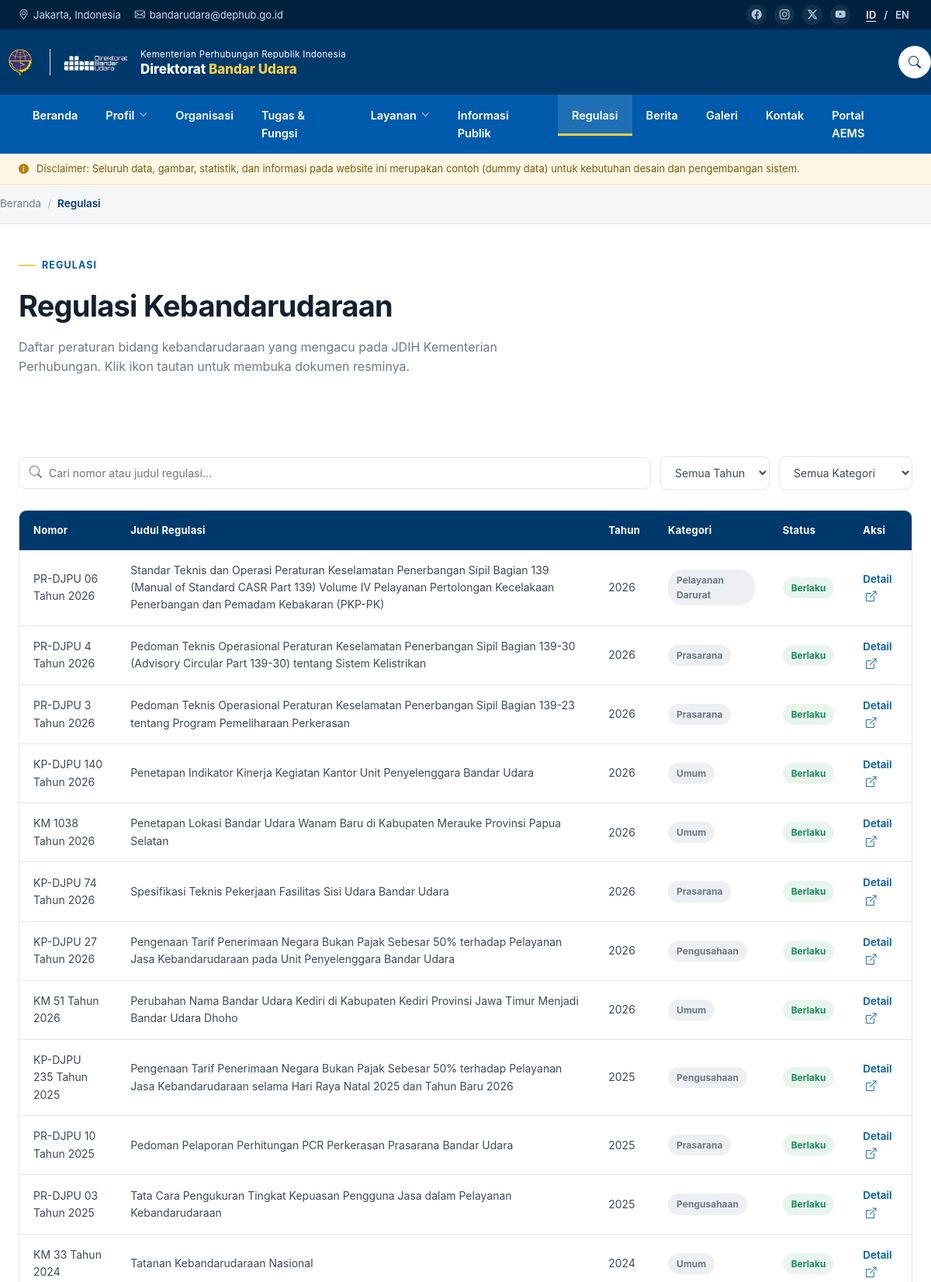
Screenshot of /frontend/pages/regulasi.php (upper part) with the database file from the repository.
### tables this page shows
CREATE TABLE `menu_items` (
  `id` INT UNSIGNED AUTO_INCREMENT PRIMARY KEY,
  `location` ENUM('navbar','footer_quick','footer_service','social') NOT NULL DEFAULT 'navbar',
  `parent_id` INT UNSIGNED NULL,
  `label` VARCHAR(120) NOT NULL,
  `url` VARCHAR(255) NOT NULL DEFAULT '#',
  `icon` VARCHAR(80) NULL,
  `match_pages` VARCHAR(255) NULL,
  `is_external` TINYINT(1) NOT NULL DEFAULT 0,
  `sort` INT NOT NULL DEFAULT 0,
  `is_active` TINYINT(1) NOT NULL DEFAULT 1,
  KEY `idx_menu_loc` (`location`,`parent_id`,`sort`)
);

CREATE TABLE `page_meta` (
  `id` INT UNSIGNED AUTO_INCREMENT PRIMARY KEY,
  `page_key` VARCHAR(60) NOT NULL UNIQUE,
  `page_label` VARCHAR(120) NOT NULL,
  `meta_title` VARCHAR(200) NULL,
  `meta_description` VARCHAR(255) NULL,
  `eyebrow` VARCHAR(160) NULL,
  `heading` VARCHAR(200) NULL,
  `subtitle` TEXT NULL,
  `breadcrumb` VARCHAR(120) NULL
);

CREATE TABLE `regulations` (
  `id` INT UNSIGNED AUTO_INCREMENT PRIMARY KEY,
  `slug` VARCHAR(180) NOT NULL UNIQUE,
  `number` VARCHAR(120) NOT NULL,
  `title` VARCHAR(255) NOT NULL,
  `year` SMALLINT NOT NULL,
  `category` VARCHAR(40) NOT NULL DEFAULT 'umum',
  `status` ENUM('berlaku','dicabut') NOT NULL DEFAULT 'berlaku',
  `about` TEXT NULL,
  `date_set` DATE NULL,
  `date_published` DATE NULL,
  `file` VARCHAR(255) NULL,
  `source_url` VARCHAR(500) NULL,
  `sort` INT NOT NULL DEFAULT 0,
  `is_active` TINYINT(1) NOT NULL DEFAULT 1,
  KEY `idx_reg` (`year`,`category`,`status`)
);

### frontend/bootstrap.php (called while the page is built, shortened)
<?php
require_once dirname(__DIR__) . '/shared/functions.php';
function url(string $path = ''): string
{
    $path = ltrim($path, '/');
    return FRONTEND_URL . '/' . $path;
}
function page_start(string $key, array $options = []): array
{
    $meta = page_meta($key);
    $ctx  = [
        'key'         => $key,
        'file'        => basename($_SERVER['SCRIPT_NAME'] ?? 'index.php'),
        'meta'        => $meta,
        'title'       => $options['title']       ?? ($meta['meta_title'] ?: setting('site_title')),
        'description' => $options['description'] ?? ($meta['meta_description'] ?: setting('site_description')),
        'breadcrumbs' => $options['breadcrumbs'] ?? [],
    ];
    return $meta;
}
function page_ctx(): array
{
    return $GLOBALS['dbu_page'];
}
function partial(string $name, array $vars = []): void
{
    extract($vars, EXTR_SKIP);
    include __DIR__ . '/partials/' . $name . '.php';
}

### shared/functions.php (called while the page is built, shortened)
<?php
require_once __DIR__ . '/db.php';
function e(?string $value): string
{
    return htmlspecialchars((string) $value, ENT_QUOTES | ENT_SUBSTITUTE, 'UTF-8');
}
function eurl(?string $value): string
{
    $value = trim((string) $value);
    return e($value);
}
function split_list(?string $value, string $sep = ','): array
{
    if (trim((string) $value) === '') {
        return [];
    }
    return array_values(array_filter(array_map('trim', explode($sep, $value)), fn($v) => $v !== ''));
}
function settings(): array
{
    static $cache = null;
    if ($cache === null) {
        $cache = [];
        foreach (db_all('SELECT setting_key, value FROM settings') as $row) {
            $cache[$row['setting_key']] = $row['value'];
        }
    }
    return $cache;
}
function setting(string $key, string $default = ''): string
{
    $all = settings();
    return isset($all[$key]) && $all[$key] !== null && $all[$key] !== '' ? $all[$key] : $default;
}
function page_meta(string $key): array
{
    $row = db_one('SELECT * FROM page_meta WHERE page_key = ?', [$key]);
    return $row ?: ['page_key' => $key, 'meta_title' => setting('site_title'), 'meta_description' => setting('site_description'),
                    'eyebrow' => null, 'heading' => null, 'subtitle' => null, 'breadcrumb' => null];
}
function menu_items(string $location): array
{
    static $cache = [];
    if (!isset($cache[$location])) {
        $rows = db_all(
            'SELECT * FROM menu_items WHERE location = ? AND is_active = 1 ORDER BY sort, id',
            [$location]
        );
        $tree = [];
        foreach ($rows as $row) {
            if ($row['parent_id'] === null) {
                $row['children'] = [];
                $tree[$row['id']] = $row;
            }
        }
        foreach ($rows as $row) {
            if ($row['parent_id'] !== null && isset($tree[$row['parent_id']])) {
                $tree[$row['parent_id']]['children'][] = $row;
            }
        }
        $cache[$location] = array_values($tree);
    }
    return $cache[$location];
}
function social_links(): array
{
    $map = [
        'social_facebook'  => ['bi-facebook', 'Facebook'],
        'social_instagram' => ['bi-instagram', 'Instagram'],
        'social_twitter'   => ['bi-twitter-x', 'Twitter'],
        'social_youtube'   => ['bi-youtube', 'YouTube'],
    ];
    $out = [];
    foreach ($map as $key => [$icon, $label]) {
        $url = setting($key);
        if ($url !== '') {
            $out[] = ['url' => $url, 'icon' => $icon, 'label' => $label];
        }
    }
    return $out;
}
function asset_url(?string $path): string
{
    $path = ltrim((string) $path, '/');
    return FRONTEND_URL . '/' . $path;
}

### shared/db.php (called while the page is built, shortened)
<?php
function db(): PDO
{
    static $pdo = null;
    if ($pdo instanceof PDO) {
        return $pdo;
    }
    $dsn = sprintf('mysql:host=%s;port=%s;dbname=%s;charset=utf8mb4', DB_HOST, DB_PORT, DB_NAME);
    try {
        $pdo = new PDO($dsn, DB_USER, DB_PASS, [
            PDO::ATTR_ERRMODE            => PDO::ERRMODE_EXCEPTION,
            PDO::ATTR_DEFAULT_FETCH_MODE => PDO::FETCH_ASSOC,
            PDO::ATTR_EMULATE_PREPARES   => false,
        ]);
    } catch (PDOException $e) {
        http_response_code(500);
        $detail = APP_DEBUG ? htmlspecialchars($e->getMessage(), ENT_QUOTES) : '';
        exit(
            '<div style="font-family:system-ui;max-width:640px;margin:80px auto;padding:28px;'
            . 'border:1px solid #E1E6EB;border-radius:12px;">'
            . '<h2 style="margin:0 0 10px;color:#00396B">Koneksi basis data gagal</h2>'
            . '<p style="color:#3B4B5A;line-height:1.6">Pastikan MySQL/MariaDB berjalan dan basis data '
            . '<code>' . DB_NAME . '</code> sudah dibuat. Jalankan <code>database/schema.sql</code> lalu '
            . '<code>database/seed.sql</code>.</p>'
            . ($detail ? '<pre style="background:#F5F6F8;padding:12px;border-radius:8px;overflow:auto">' . $detail . '</pre>' : '')
            . '</div>'
        );
    }
    return $pdo;
}
function db_all(string $sql, array $params = []): array
{
    $stmt = db()->prepare($sql);
    $stmt->execute($params);
    return $stmt->fetchAll();
}
function db_one(string $sql, array $params = []): ?array
{
    $stmt = db()->prepare($sql);
    $stmt->execute($params);
    $row = $stmt->fetch();
    return $row === false ? null : $row;
}

### frontend/pages/regulasi.php (the view, shortened to what this page needs)
<?php
require_once dirname(__DIR__) . '/bootstrap.php';
$meta = page_start('regulasi', ['breadcrumbs' => [['label' => 'Regulasi']]]);
$regs  = db_all('SELECT * FROM regulations WHERE is_active = 1 ORDER BY year DESC, sort, id');
$cats  = db_all('SELECT * FROM regulation_categories WHERE is_active = 1 ORDER BY sort, id');
$catMap = [];
foreach ($cats as $c) {
    $catMap[$c['slug']] = $c['label'];
}
partial('header');
partial('page-title', ['meta' => $meta]);
?>
<section class="section">
  <div class="container">
    <div class="filter-bar">
      <div class="grow">
        <i class="bi bi-search"></i>
        <input type="text" placeholder="Cari nomor atau judul regulasi..." data-reg-search>
      </div>
      <select data-reg-year>
        <option value="all">Semua Tahun</option>
      </select>
      <select data-reg-cat>
        <option value="all">Semua Kategori</option>
      </select>
    </div>
    <div class="table-wrap">
      <table class="reg-table" data-reg-table>
        <thead>
          <tr><th>Nomor</th><th>Judul Regulasi</th><th>Tahun</th><th>Kategori</th><th>Status</th><th>Aksi</th></tr>
        </thead>
        <tbody>
          <?php foreach ($regs as $r):
              $detail = url('pages/regulasi-detail.php?slug=' . urlencode($r['slug'])); ?>
          <tr data-year="<?= (int) $r['year'] ?>" data-cat="<?= e($r['category']) ?>">
            <td><?= e($r['number']) ?></td>
            <td><?= e($r['title']) ?></td>
            <td><?= (int) $r['year'] ?></td>
            <td><span class="badge badge-gray"><?= e($catMap[$r['category']] ?? $r['category']) ?></span></td>
            <td><span class="badge <?= $r['status'] === 'berlaku' ? 'badge-success' : 'badge-gray' ?>"><?= $r['status'] === 'berlaku' ? 'Berlaku' : 'Dicabut' ?></span></td>
            <td>
              <a href="<?= e($detail) ?>" class="dl-link">Detail</a>
              <?php if (!empty($r['source_url'])): ?> &nbsp;<a href="<?= e($r['source_url']) ?>" class="dl-link" target="_blank" rel="noopener" title="Buka di JDIH Kemenhub"><i class="bi bi-box-arrow-up-right"></i></a><?php endif; ?>
            </td>
          </tr>
          <?php endforeach; ?>
        </tbody>
      </table>
    </div>
  </div>
</section>

### frontend/partials/header.php (shortened to what this page needs)
<?php
$ctx  = page_ctx();
$navs = menu_items('navbar');
$currentFile = $ctx['file'];
?>
<!DOCTYPE html>
<html lang="id">
<head>
<link rel="stylesheet" href="https://cdnjs.cloudflare.com/ajax/libs/bootstrap-icons/1.11.3/font/bootstrap-icons.min.css">
<link rel="stylesheet" href="<?= e(url('css/style.css')) ?>">
</head>
<body>
<div class="topbar">
  <div class="container">
    <div class="topbar-left">
      <span class="hide-sm"><i class="bi bi-geo-alt"></i> <?= e(setting('contact_city')) ?></span>
      <span class="hide-sm"><i class="bi bi-envelope"></i> <?= e(setting('contact_email')) ?></span>
    </div>
    <div class="topbar-right">
      <div class="social-mini">
        <?php foreach (social_links() as $s): ?>
        <a href="<?= eurl($s['url']) ?>" aria-label="<?= e($s['label']) ?>"><i class="bi <?= e($s['icon']) ?>"></i></a>
        <?php endforeach; ?>
      </div>
      <div class="lang-switch"><button class="active">ID</button><span>/</span><button>EN</button></div>
    </div>
  </div>
</div>
<div class="sticky-stack">
  <header class="header">
    <div class="container brandrow">
      <a href="<?= e(url('index.php')) ?>" class="brand">
        <div class="brand-logos">
          <div class="logo-badge">
            <img src="<?= e(asset_url(setting('logo_primary', 'assets/images/kemenhub.png'))) ?>" alt="Logo Kementerian Perhubungan">
          </div>
          <div class="logo-badge small">
            <img src="<?= e(asset_url(setting('logo_secondary', 'assets/images/logo-dbu.png'))) ?>" alt="Logo Direktorat Bandar Udara">
          </div>
        </div>
        <div class="brand-text">
          <div class="kop"><?= e(setting('brand_kop')) ?></div>
          <div class="name"><?= e(setting('brand_name')) ?> <span><?= e(setting('brand_name_accent')) ?></span></div>
        </div>
      </a>
      <div class="header-actions">
        <button class="icon-btn" data-search-toggle aria-label="Cari"><i class="bi bi-search"></i></button>
      </div>
    </div>
  </header>
  <nav class="navbar">
    <div class="container">
      <ul class="navlist">
        <?php foreach ($navs as $item):
            $match  = split_list($item['match_pages'], ' ');
            $active = $match && in_array($currentFile, $match, true);
        ?>
        <li<?= $active ? ' class="active"' : '' ?>>
          <a href="<?= e($item['is_external'] ? $item['url'] : url($item['url'])) ?>"<?= $item['is_external'] ? ' target="_blank" rel="noopener"' : '' ?>>
            <?= e($item['label']) ?><?= $item['children'] ? ' <i class="bi bi-chevron-down" style="font-size:11px"></i>' : '' ?>
          </a>
        </li>
        <?php endforeach; ?>
      </ul>
    </div>
  </nav>
  <?php if (setting('disclaimer_active', '1') === '1' && setting('disclaimer_text') !== ''): ?>
  <div class="disclaimer">
    <div class="container">
      <i class="bi bi-info-circle-fill"></i>
      <span><?= e(setting('disclaimer_text')) ?></span>
    </div>
  </div>
  <?php endif; ?>
</div>
<?php if (!empty($ctx['breadcrumbs'])): ?>
<div class="breadcrumb-bar">
  <div class="container breadcrumb">
    <a href="<?= e(url('index.php')) ?>">Beranda</a>
    <?php foreach ($ctx['breadcrumbs'] as $i => $crumb):
        $last = $i === count($ctx['breadcrumbs']) - 1; ?>
      <span class="sep">/</span>
      <?php if (!$last && !empty($crumb['url'])): ?>
        <a href="<?= e(url($crumb['url'])) ?>"><?= e($crumb['label']) ?></a>
      <?php else: ?>
        <span class="current"><?= e($crumb['label']) ?></span>
      <?php endif; ?>
    <?php endforeach; ?>
  </div>
</div>
<?php endif; ?>

### frontend/partials/page-title.php (shortened to what this page needs)
<div class="page-title-block">
  <div class="container">
    <?php if (!empty($meta['eyebrow'])): ?><div class="eyebrow"><?= e($meta['eyebrow']) ?></div><?php endif; ?>
    <h1><?= e($meta['heading']) ?></h1>
    <?php if (!empty($meta['subtitle'])): ?><p><?= e($meta['subtitle']) ?></p><?php endif; ?>
  </div>
</div>

### rows the page displays
menu_items: label "Beranda"
menu_items: label "Profil"
menu_items: label "Organisasi"
menu_items: label "Tugas & Fungsi"
menu_items: label "Layanan"
menu_items: label "Informasi Publik"
menu_items: label "Regulasi"
menu_items: label "Berita"
menu_items: label "Galeri"
menu_items: label "Kontak"
menu_items: label "Portal AEMS"
page_meta: eyebrow "REGULASI", heading "Regulasi Kebandarudaraan", subtitle "Daftar peraturan bidang kebandarudaraan yang mengacu pada JDIH Kementerian Perhubungan. Klik ikon tautan untuk membuka dokumen resminya."
regulations: number "PR-DJPU 06 Tahun 2026", title "Standar Teknis dan Operasi Peraturan Keselamatan Penerbangan Sipil Bagian 139 (Manual of Standard CASR Part 139) Volume IV Pelayanan Pertolongan Kecelakaan Penerbangan dan Pemadam Kebakaran (PKP-PK)", year "2026", category "Pelayanan Darurat", status "Berlaku"
regulations: number "PR-DJPU 4 Tahun 2026", title "Pedoman Teknis Operasional Peraturan Keselamatan Penerbangan Sipil Bagian 139-30 (Advisory Circular Part 139-30) tentang Sistem Kelistrikan", year "2026", category "Prasarana", status "Berlaku"
regulations: number "PR-DJPU 3 Tahun 2026", title "Pedoman Teknis Operasional Peraturan Keselamatan Penerbangan Sipil Bagian 139-23 tentang Program Pemeliharaan Perkerasan", year "2026", category "Prasarana", status "Berlaku"
regulations: number "KP-DJPU 140 Tahun 2026", title "Penetapan Indikator Kinerja Kegiatan Kantor Unit Penyelenggara Bandar Udara", year "2026", category "Umum", status "Berlaku"
regulations: number "KM 1038 Tahun 2026", title "Penetapan Lokasi Bandar Udara Wanam Baru di Kabupaten Merauke Provinsi Papua Selatan", year "2026", category "Umum", status "Berlaku"
regulations: number "KP-DJPU 74 Tahun 2026", title "Spesifikasi Teknis Pekerjaan Fasilitas Sisi Udara Bandar Udara", year "2026", category "Prasarana", status "Berlaku"
regulations: number "KP-DJPU 27 Tahun 2026", title "Pengenaan Tarif Penerimaan Negara Bukan Pajak Sebesar 50% terhadap Pelayanan Jasa Kebandarudaraan pada Unit Penyelenggara Bandar Udara", year "2026", category "Pengusahaan", status "Berlaku"
regulations: number "KM 51 Tahun 2026", title "Perubahan Nama Bandar Udara Kediri di Kabupaten Kediri Provinsi Jawa Timur Menjadi Bandar Udara Dhoho", year "2026", category "Umum", status "Berlaku"
regulations: number "KP-DJPU 235 Tahun 2025", title "Pengenaan Tarif Penerimaan Negara Bukan Pajak Sebesar 50% terhadap Pelayanan Jasa Kebandarudaraan selama Hari Raya Natal 2025 dan Tahun Baru 2026", year "2025", category "Pengusahaan", status "Berlaku"
regulations: number "PR-DJPU 10 Tahun 2025", title "Pedoman Pelaporan Perhitungan PCR Perkerasan Prasarana Bandar Udara", year "2025", category "Prasarana", status "Berlaku"
regulations: number "PR-DJPU 03 Tahun 2025", title "Tata Cara Pengukuran Tingkat Kepuasan Pengguna Jasa dalam Pelayanan Kebandarudaraan", year "2025", category "Pengusahaan", status "Berlaku"
regulations: number "KM 33 Tahun 2024", title "Tatanan Kebandarudaraan Nasional", year "2024", category "Umum", status "Berlaku"

### other values shown
setting('contact_city') "Jakarta, Indonesia"
setting('contact_email') "bandarudara@dephub.go.id"
setting('brand_kop') "Kementerian Perhubungan Republik Indonesia"
setting('brand_name') "Direktorat"
setting('brand_name_accent') "Bandar Udara"
setting('disclaimer_text') "Disclaimer: Seluruh data, gambar, statistik, dan informasi pada website ini merupakan contoh (dummy data) untuk kebutuhan desain dan pengembangan sistem."
$crumb['label'] "Regulasi"
